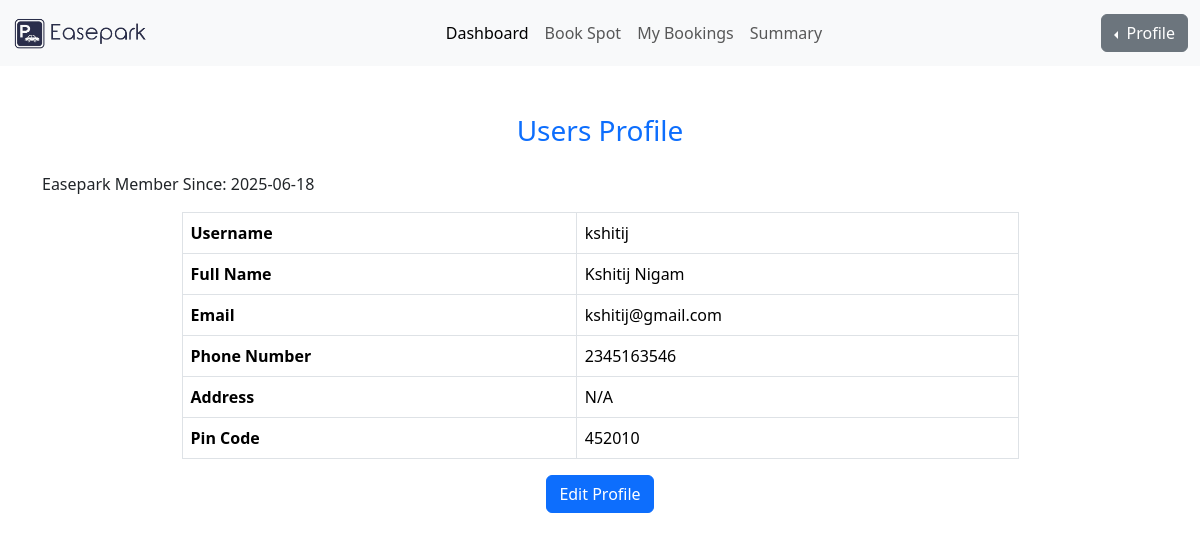
/dashboard/profile/view (signed in), run on an earlier commit of the app's database.
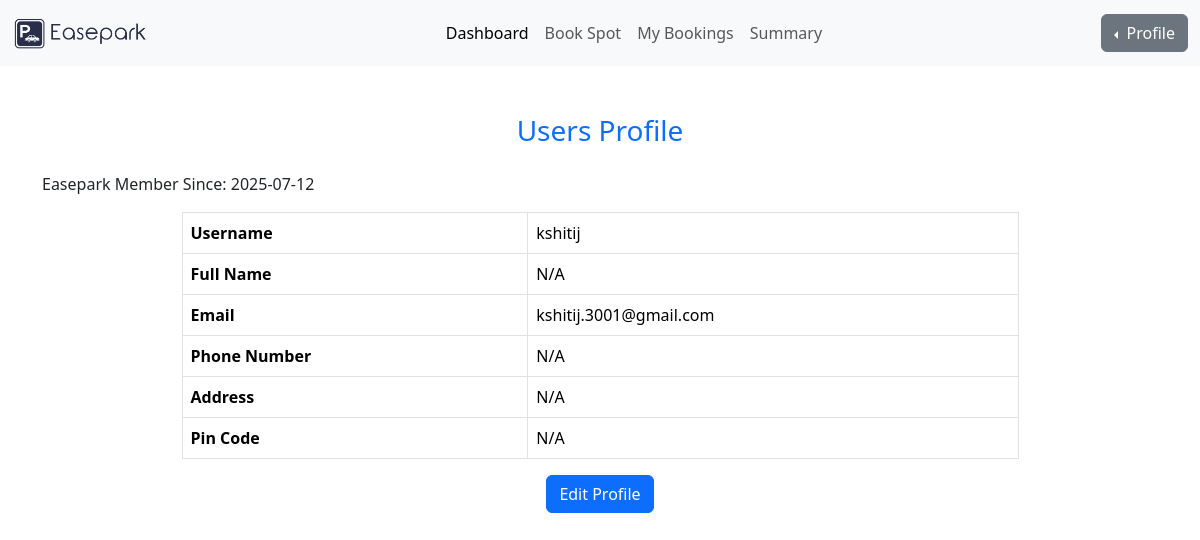
And on a later commit of the database.
### models/user_model.py (models this page shows)
class Users(UserMixin, db.Model):
    id = db.Column(db.Integer, primary_key=True)
    username= db.Column(db.String(100) , unique=True , nullable=False)
    email = db.Column(db.String(150), unique=True, nullable=True)
    password= db.Column(db.String(100) , nullable=False)
    role= db.Column(db.String(15), nullable=False)
    full_name = db.Column(db.String(100), nullable=True)
    phone_number = db.Column(db.String(15), unique=True, nullable=True)
    address = db.Column(db.String(255), nullable=True)
    pin_code = db.Column(db.String(10), nullable=True)
    member_since = db.Column(db.DateTime, default=datetime.utcnow)
    total_bookings = db.Column(db.Integer, default=0)
    reservations = db.relationship('Reservation', backref='user', lazy=True)

### controllers/user_routes.py (the view)
@user_blueprint.route('/profile/view')
@login_required
def user_profile_view():
    if current_user.role != 'user':
        abort(404)
    return render_template('user_profile_view.html',user=current_user)

### app.py (called while the page is built, shortened)
@login_manager.user_loader
def load_user(user_id):
    return db.session.get(Users, int(user_id))

@app.before_request
def create_admin_user():
    admin = Users.query.filter_by(username='admin').first()

### templates/user_profile_view.html (shortened to what this page needs)
<!doctype html>
<html lang="en">
<head>
  <link href="https://cdn.jsdelivr.net/npm/bootstrap@5.3.6/dist/css/bootstrap.min.css" rel="stylesheet">
</head>
<body>
  {% include 'user_navbar.html' %}
  <div class="container mt-5">
    <h3 class="text-center text-primary mb-4">Users Profile</h3>
    <p class="card-text">Easepark Member Since: {{ user.member_since.date() }}</p>
    <table class="table table-bordered w-75 mx-auto">
      <tr><th>Username</th><td>{{ user.username }}</td></tr>
      <tr><th>Full Name</th><td>{{ user.full_name or 'N/A' }}</td></tr>
      <tr><th>Email</th><td>{{ user.email or 'N/A' }}</td></tr>
      <tr><th>Phone Number</th><td>{{ user.phone_number or 'N/A' }}</td></tr>
      <tr><th>Address</th><td>{{ user.address or 'N/A' }}</td></tr>
      <tr><th>Pin Code</th><td>{{ user.pin_code or 'N/A' }}</td></tr>
    </table>
    <div class="text-center">
      <a href="{{ url_for('user.user_profile_edit') }}" class="btn btn-primary">Edit Profile</a>
    </div>
  </div>
</body>
</html>

What changed in the data, as far as the page shows it:
changed Users "kshitij": member_since "2025-06-18" → "2025-07-12"; full_name "Kshitij Nigam" → "N/A"; email "kshitij@gmail.com" → "kshitij.3001@gmail.com"; phone_number "2345163546" → "N/A"; pin_code "452010" → "N/A"
